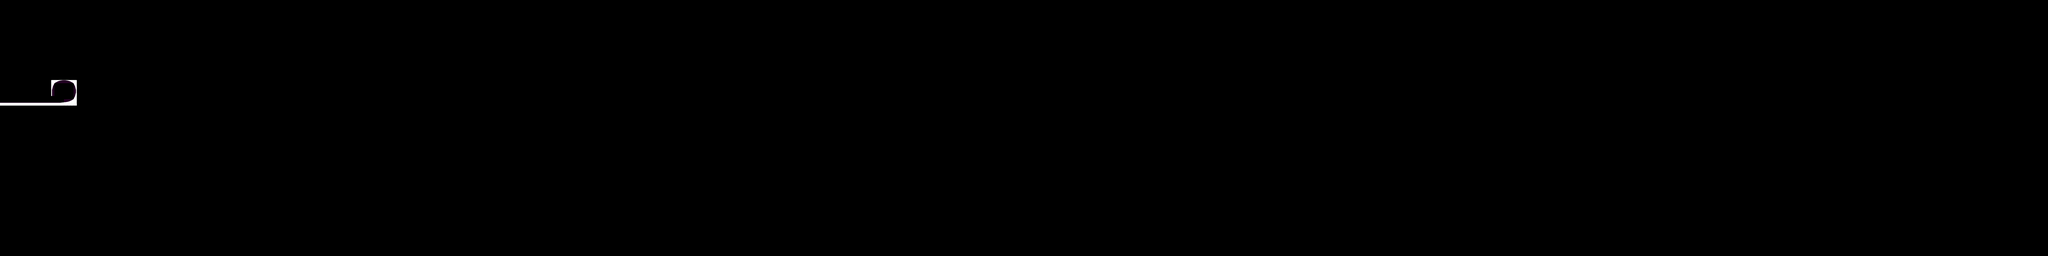

This is a level from a 2D game, rendered from its Tiled map with the project's own tilesets. A one-line summary and the map file follow, with tile-layer data summarised:
An orthogonal 640x80 tile map with 16x16 px tiles, 1 tile layer (Tile Layer 1), 3 tilesets.

<map version="1.10" tiledversion="1.11.0" orientation="orthogonal" renderorder="right-down" width="640" height="80" tilewidth="16" tileheight="16" infinite="0" nextlayerid="3" nextobjectid="1">
 <tileset firstgid="1" source="block_100.tsx" />
 <tileset firstgid="2" source="block_101.tsx" />
 <tileset firstgid="3" source="slopes.tsx" />
 <layer id="1" name="Tile Layer 1" width="640" height="80">
  <data>[51200 cells, 45 non-empty, 9 distinct tile ids]</data>
 </layer>
 <objectgroup id="2" name="Object Layer 1" />
</map>
